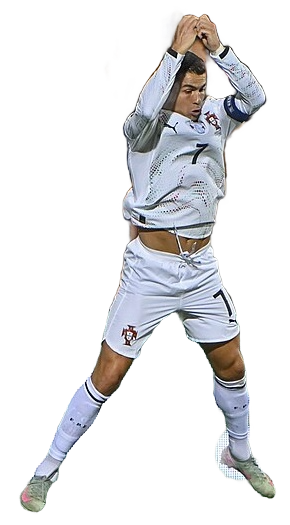
#> input picture art/siuu_cut.png, 290 x 525 px, found by its file name
$ python build_art.py art/siuu_cut.png --width 22
#> lines starting #> are read from the running program, lines starting #| are printed output that depends on the picture
"""Turns a cut-out PNG into half-block cells for the plugin: writes src/cr7-art.js.

usage: python3 art/build_art.py art/siuu_cut.png --width 22
Each row is a list of [text, fg, bg] segments; fg/bg are "#rrggbb" or null (transparent).
"""
import json
import sys
from pathlib import Path
from PIL import Image

src = sys.argv[1]
width = int(sys.argv[sys.argv.index("--width") + 1]) if "--width" in sys.argv else 22

img = Image.open(src).convert("RGBA")
#> img is the input picture: PIL image 290x525 RGBA; mean R, G, B, A 43.4, 43.7, 45.7, 67.1
img = img.crop(img.getchannel("A").point(lambda v: 255 if v >= 128 else 0).getbbox())
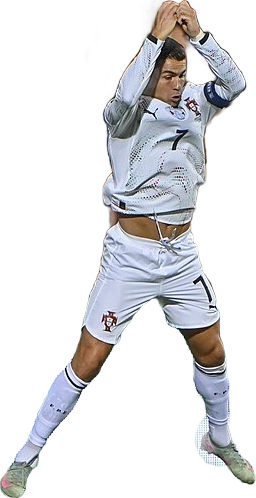
#> img: PIL image 256x498 RGBA; mean R, G, B, A 51.8, 52.1, 54.5, 80.2; transparent parts drawn white
height = max(2, round(img.height * width / img.width / 2) * 2)
#> height = 42
small = img.resize((width, height), Image.LANCZOS)
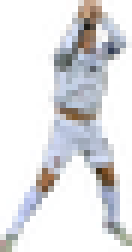
#> small: PIL image 22x42 RGBA (shown 6 times larger); mean R, G, B, A 83.8, 84.5, 88.4, 80.2; transparent parts drawn white

hexc = lambda p: "#%02x%02x%02x" % p[:3]
rows = []
for y in range(0, height, 2):
    segments = []
    for x in range(width):
        top, bottom = small.getpixel((x, y)), small.getpixel((x, y + 1))
        t, b = top[3] >= 128, bottom[3] >= 128
        if t and b:
            cell = ["▀", hexc(top), hexc(bottom)]
        elif t:
            cell = ["▀", hexc(top), None]
        elif b:
            cell = ["▄", hexc(bottom), None]
        else:
            cell = [" ", None, None]
        last = segments[-1] if segments else None
        if last and last[1] == cell[1] and last[2] == cell[2]:
            last[0] += cell[0]
        else:
            segments.append(cell)
    rows.append(segments)
#> after the loop, rows = 21 items

out = Path(__file__).resolve().parent.parent / "src" / "cr7-art.js"
out.write_text(
    "// Generated by art/build_art.py from a Wikimedia Commons photo (CC BY-SA 4.0):\n"
    "// https://commons.wikimedia.org/wiki/File:Cristiano_Ronaldo_0876.jpg\n"
    f"export const SIUU_WIDTH = {width};\n"
    f"export const SIUU = {json.dumps(rows, ensure_ascii=False)};\n"
)
print(f"wrote {out} ({width}x{len(rows)})")
#| wrote src/cr7-art.js (22x21)
